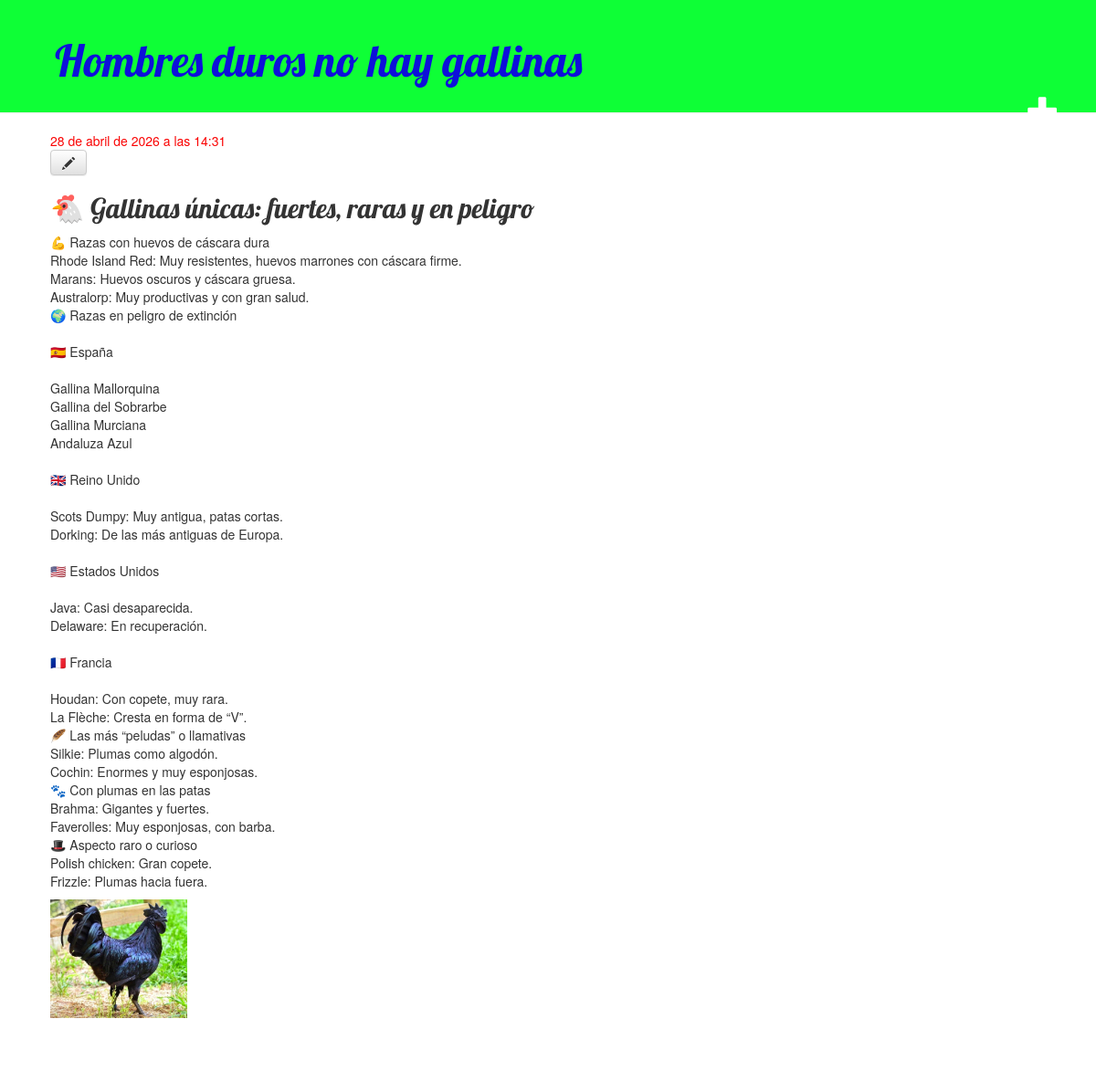
Before: /post/10/ with the older database file.
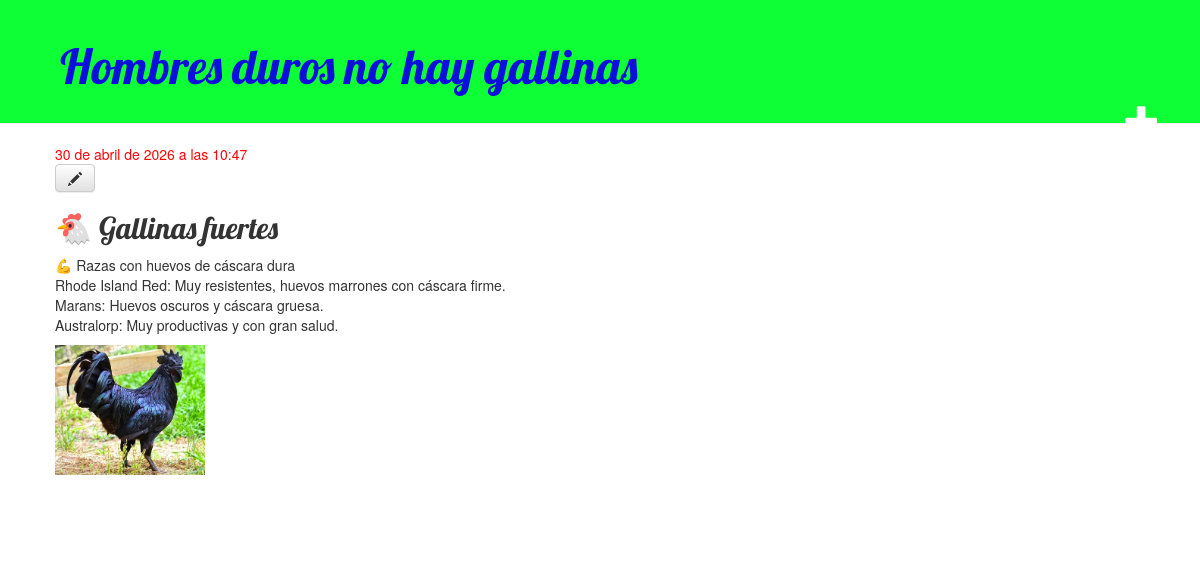
After: the same page with the newer database file.
### blog/models.py (models this page shows, shortened)
class Post(models.Model):
    author = models.ForeignKey(settings.AUTH_USER_MODEL, on_delete=models.CASCADE)
    title = models.CharField(max_length=200)
    text = models.TextField()
    created_date = models.DateTimeField(
            default=timezone.now)
    published_date = models.DateTimeField(
            blank=True, null=True)
    image = models.ImageField(upload_to = 'static/gallery', default ='static/images/no-image.webp')
    name = models.CharField(max_length=200, null=True)

### blog/views.py (the view)
# urls.py: path('post/<int:pk>/', views.post_detail, name='post_detail'),
def post_detail(request, pk):
    post = get_object_or_404(Post, pk=pk)
    return render(request, 'blog/post_detail.html', {'post': post})

### blog/templates/blog/post_detail.html
{% extends 'blog/base.html' %}
{% block content %}
    <div class="post">
        {% if post.published_date %}
            <div class="date">
                {{ post.published_date }}
            </div>
        {% endif %}
        <a class="btn btn-default" href="{% url 'post_edit' pk=post.pk %}"><span class="glyphicon glyphicon-pencil"></span></a>
        <h2>{{ post.title }}</h2>
        <p>{{ post.text|linebreaksbr }}</p>
        <p><img src="{{post.image.url}}" alt="{{post.name}}" style="width:150px;"></p>
    </div>
{% endblock %}

Changed rows visible on the page:
changed Post: published_date "28 de abril de 2026 a las 14:31" → "30 de abril de 2026 a las 10:47"; title "🐔 Gallinas únicas: fuertes, raras y en peligro" → "🐔 Gallinas fuertes"; text "…y con gran salud. 🌍 Razas en peligro de extinción 🇪🇸 España Gallina Mallorquina Gallina del Sobrarbe Gallina Murciana Andaluza Azul 🇬🇧 Reino Unido Scots Dumpy: Muy antigua, patas cortas. Dorking: De las más antiguas de Europa. 🇺🇸 Estados Unidos Java: Casi desaparecida. Delaware: En recuperación. 🇫🇷 Francia Houdan: Con copete, muy rara. La Flèche: Cresta en forma de “V”. 🪶 Las más “peludas” o llamativas Silkie: Plumas como algodón. Cochin: Enormes y muy esponjosas. 🐾 Con plumas en las patas Brahma: Gigantes y fuertes. Faverolles: Muy esponjosas, con barba. 🎩 Aspecto raro o curioso Polish chicken: Gran copete. Frizzle: Plumas hacia fuera." → "…y con gran salud."
